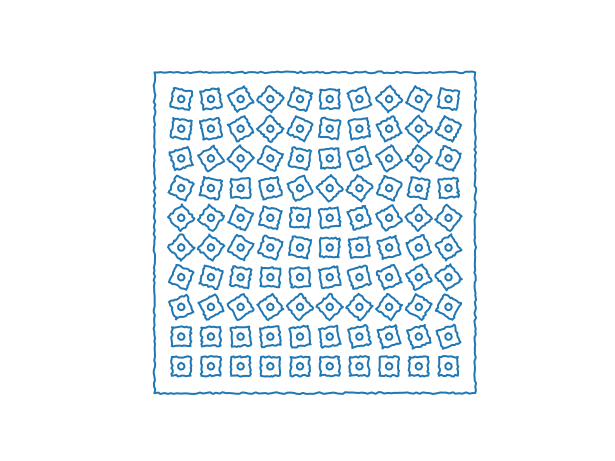

This chart was generated by the following Python code:
import numpy as np
from matplotlib import pyplot as plt
from algoart import distorted

ax = np.empty([0,1])
ay = np.empty([0,1])
r = 0

for i in np.linspace(0, 10, 10):
    for j in np.linspace(0, 10, 10):
        x,y = distorted.rectangle(-0.35, -0.35, 0.35, 0.35, steps=10, dist_level=0.07)

        nx = x * np.cos(r) - y * np.sin(r)  #here we rotate
        ny = x * np.sin(r) + y * np.cos(r)

        ax = np.append(ax, nx+j)
        ay = np.append(ay, ny+i)
        ax = np.append(ax, np.nan)
        ay = np.append(ay, np.nan)

        nx,ny = distorted.circle(0, 0, 0.125, steps=10, distort_level=0)
        ax = np.append(ax, nx+j)
        ay = np.append(ay, ny+i)
        ax = np.append(ax, np.nan)
        ay = np.append(ay, np.nan)


        r = r + np.pi/180*i*2

x,y = distorted.rectangle(-1, -1, 11, 11, steps=100, dist_level=0.07)
ax = np.append(ax, x)
ay = np.append(ay, y)
ax = np.append(ax, np.nan)
ay = np.append(ay, np.nan)

plt.plot(ax,ay)
plt.axis('off')
plt.axis('equal')
plt.savefig("random_rotating_squares.svg")
plt.show()

